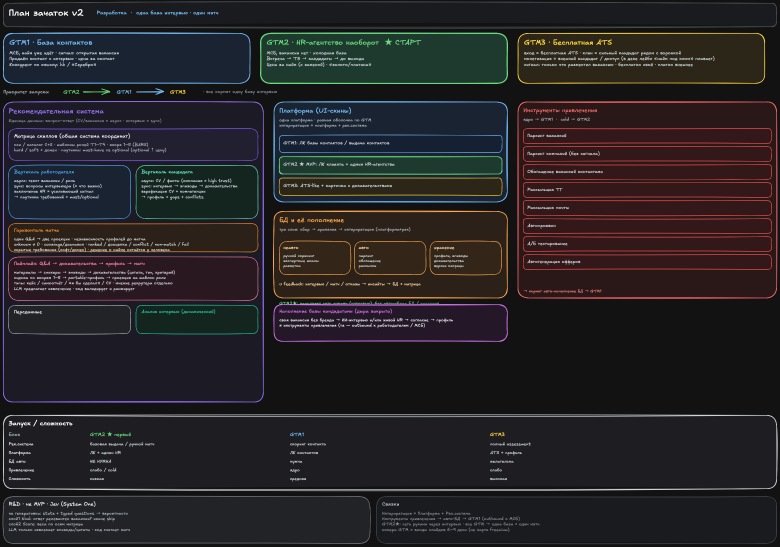
#> input picture sources/Структура разработки.png, 2340 x 1640 px (shown at 1/3 size)
$ python -i render_v1.py   (imports and definitions only)
#> lines starting #> are read from the running program, lines starting #| are printed output that depends on the picture
"""Render the CJM board contract as an editable Excalidraw scene and SVG sheets.

Run from any directory: python3 cjm/render_v1.py
Input defaults to cjm/v1-board.json. Coordinates in each board are board-local.
Text is deliberately grouped, not container-bound: Excalidraw otherwise repositions
the title into the centre of the node and overlaps its separate body text.
"""
from __future__ import annotations

import argparse
import hashlib
import html
import json
import math
import os
from pathlib import Path
import re
import sys
import time

try:
    from PIL import ImageFont
except ImportError:
    ImageFont = None

ROOT = Path(__file__).resolve().parent
PAPER = "#f4f1e8"
INK = "#20211f"
MUTED = "#696b65"
RULE = "#d6d4cc"
PAD = 18
FONT_PATHS = (
    "/System/Library/Fonts/Supplemental/Arial.ttf",
    "/System/Library/Fonts/Helvetica.ttc",
    "/usr/share/fonts/truetype/liberation2/LiberationSans-Regular.ttf",
    "/usr/share/fonts/truetype/dejavu/DejaVuSans.ttf",
)
FONT_PATH = next((p for p in FONT_PATHS if Path(p).is_file()), None)
_fonts = {}


# [41 lines left out: functions measure, wrap, not called in this run]


def text_height(value: str, size: float, line_height: float) -> float:
    return len(value.split("\n")) * size * line_height


# [11 lines left out: functions number, safe_id, not called in this run]


class Renderer:
    def __init__(self, data: dict):
        self.data = data
        self.elements = []
        self.by_id = {}
        self.sheets = {}
        self.updated = int(time.time() * 1000)
        self.board = None
        self.svg = []
        self.frame = None

    def uid(self, suffix: str) -> str:
        return self.board["id"] + "--" + suffix

    # [343 lines left out: functions add, base, text, rule, svg_polyline, svg_arrowhead and 7 more, not called in this run]

    def render(self):
        boards = self.data.get("boards", [])
        if not boards:
            raise ValueError("Input must contain at least one board")
        board_ids = [board["id"] for board in boards]
        if len(set(board_ids)) != len(board_ids):
            raise ValueError("Duplicate board IDs")
        for board in boards:
            self.render_board(board)
        self.validate()
        return dict(type="excalidraw", version=2, source="https://excalidraw.com",
                    elements=self.elements, files={},
                    appState=dict(name=self.data.get("title", "HR Vision — CJM v1"),
                                  viewBackgroundColor=PAPER, theme="light",
                                  frameRendering=dict(enabled=True, clip=False, name=True, outline=True),
                                  currentItemStrokeColor=INK, currentItemBackgroundColor="transparent",
                                  currentItemFillStyle="solid", currentItemStrokeWidth=1.5,
                                  currentItemRoughness=0, currentItemFontFamily=2,
                                  currentItemFontSize=24, currentItemEndArrowhead="arrow",
                                  exportBackground=True, exportWithDarkMode=False,
                                  gridSize=20, gridModeEnabled=False))


# [35 lines left out: functions atomic_write, main, not called in this run]


# [2 lines not run here, left out]

>>> import cv2
>>> picture = cv2.imread('../sources/Структура разработки.png', cv2.IMREAD_GRAYSCALE)
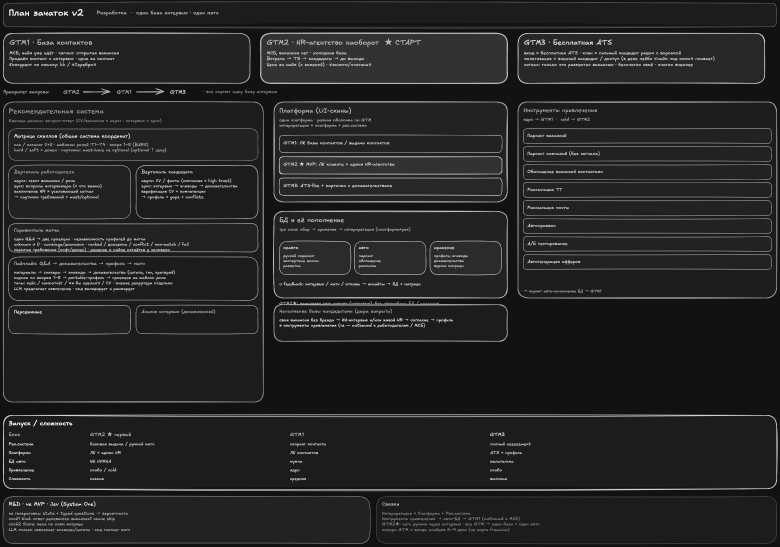
#> picture: shape (1640, 2340) (shown at 1/3 size); min 18, max 255, mean 37.5
#> (the run stopped early here; a loop or call above may not have finished)
